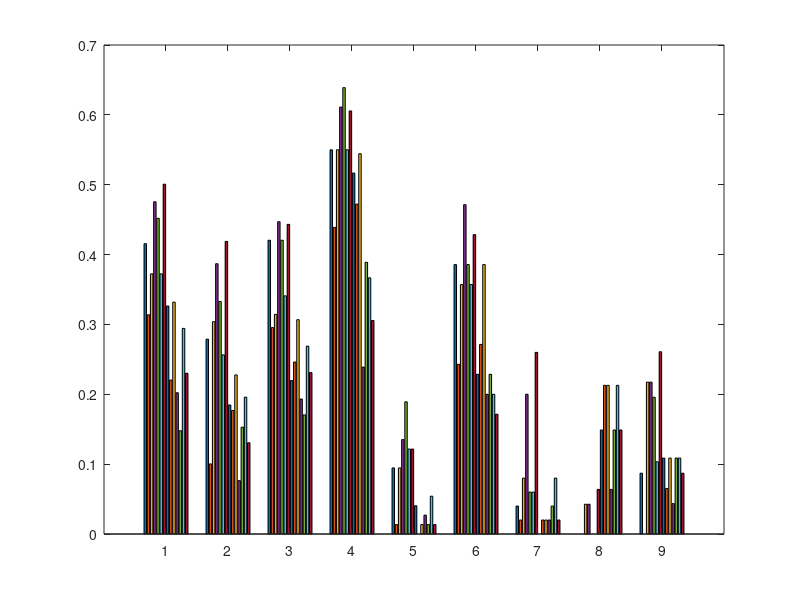

MATLAB code to generate this figure: (Note: this script raises an error after producing the figure.)
% %Top-1 Reuse
% accuracies = [0.6303 0.5053 0.5440 0.6426 0.6778 0.5933 0.6637 0.5772 0.4771 0.6039 0.3539 0.3785 0.4595 0.3856;
%     0.1115 0.0402 0.2074 0.2941 0.1734 0.1331 0.3220 0.0402 0.0310 0.0526 0.0310 0.0372 0.1053 0.0681;
%     0.5684 0.4487 0.4943 0.5913 0.5684 0.4810 0.6065 0.4753 0.4259 0.5304 0.2738 0.3137 0.3156 0.2338;
%     0.0267 0.0400 0.0667 0.0667 0.0267 0.0400 0.0667 0.04 0.1467 0.1467 0.2133 0.16 0.4533 0.48];

% %Top-5 Reuse
% accuracies = [0.8257 0.6585 0.7887 0.8750 0.7993 0.6919 0.8081 0.7095 0.6320 0.7430 0.5 0.5423 0.6444 0.5299;
%     0.2508 0.0805 0.3932 0.5201 0.3003 0.2136 0.4334 0.0867 0.1331 0.1424 0.0743 0.096 0.2353 0.1207;
%     0.7548 0.5741 0.7034 0.8232 0.7072 0.5779 0.7395 0.6008 0.5570 0.6616 0.4068 0.4886 0.5 0.3745;
%     0.04 0.0667 0.12 0.1467 0.04 0.04 0.1333 0.1333 0.3067 0.3067 0.28 0.2667 0.6400 0.5867];

% l = cell(1,4);
% l{1} = 'Direct Reuse';
% l{2} = 'Partial Reuse';
% l{3} = 'Background';
% l{4} = 'Remake';

%Top-1 Manipulations.
accuracies = [0.4156 0.3138 0.3724 0.4756 0.4519 0.3724 0.5007 0.3264 0.2204 0.3319 0.2022 0.1478 0.2943 0.2301;
    0.2789 0.1003 0.3039 0.3869 0.3328 0.2564 0.4188 0.1847 0.1768 0.2277 0.0764 0.1529 0.1959 0.1306;
    0.4205 0.2955 0.3144 0.4470 0.4205 0.3409 0.4432 0.2197 0.2462 0.3068 0.1932 0.1705 0.2689 0.2311;
    0.5500 0.4389 0.5500 0.6111 0.6389 0.5500 0.6056 0.5167 0.4722 0.5444 0.2389 0.3889 0.3667 0.3056;
    0.0946 0.0135 0.0946 0.1351 0.1892 0.1216 0.1216 0.0405 0.0 0.0135 0.0270 0.0135 0.0541 0.0135;
    0.3857 0.2429 0.3571 0.4714 0.3857 0.3571 0.4286 0.2286 0.2714 0.3857 0.2 0.2286 0.2 0.1714;
    0.04 0.02 0.08 0.2 0.06 0.06 0.26 0.0 0.02 0.02 0.02 0.04 0.08 0.02;
    0.0 0.0 0.0426 0.0426 0.0 0.0 0.0638 0.1489 0.2128 0.2128 0.0638 0.1489 0.2128 0.1489;
    0.087 0.0 0.2174 0.2174 0.1957 0.1034 0.2609 0.1087 0.0652 0.1087 0.0435 0.1087 0.1087 0.087;
    ];

% %Top-5 Manipulations.
% accuracies = [0.5969 0.4156 0.5774 0.7099 0.5858 0.4658 0.6206 0.4477 0.3724 0.4728 0.3068 0.2873 0.4603 0.3417;
%     0.4522 0.2038 0.5143 0.6401 0.4713 0.3392 0.5589 0.3153 0.3248 0.3615 0.1592 0.2866 0.3662 0.2357;
%     0.5985 0.4242 0.5227 0.6780 0.5568 0.4470 0.5795 0.3447 0.4167 0.4508 0.3030 0.2992 0.4318 0.3106;
%     0.7778 0.5889 0.7611 0.8278 0.75 0.6389 0.7611 0.6056 0.6056 0.6778 0.3833 0.5 0.5333 0.4333;
%     0.2027 0.0676 0.1622 0.2297 0.2568 0.2297 0.2162 0.0676 0.0541 0.0676 0.0541 0.0541 0.1757 0.0541;
%     0.5 0.3714 0.5714 0.6471 0.5 0.4714 0.6 0.4286 0.4286 0.4571 0.2571 0.4143 0.4 0.2571;
%     0.16 0.04 0.26 0.44 0.2 0.18 0.34 0.02 0.08 0.12 0.04 0.1 0.12 0.08;
%     0.0213 0.0638 0.0638 0.1489 0.0213 0.0213 0.1064 0.3191 0.3291 0.3617 0.1489 0.2128 0.3404 0.2128;
%     0.2609 0.1087 0.3696 0.5217 0.2391 0.2609 0.4565 0.2174 0.1957 0.2609 0.0870 0.2826 0.1957 0.1739;
%     ];

l = cell(1,9);
l{1} = 'Color Manipulation';
l{2} = 'Translation';
l{3} = 'Texture Manipulation';
l{4} = 'Text Overlay';
l{5} = 'Rotation';
l{6} = 'Aspect Ratio Change';
l{7} = 'Alpha Blending';
l{8} = 'Mirroring';
l{9} = 'Duplication';

h = bar(accuracies);
colormap(parula(14));
grid on
ylabel('Top-1 Retrieval Accuracy','fontweight','bold')
leg = cell(1,14);
leg{1} = 'SIFT+RANSAC(Sparse)';
leg{2} = 'SIFT+RANSAC(Dense)';
leg{3} = 'CSIFT+RANSAC(Sparse)';
leg{4} = 'OpponentSIFT+RANSAC(Sparse)';
leg{5} = 'Salient+SIFT+RANSAC(Only originals)';
leg{6} = 'Salient+SIFT+RANSAC(All images)';
leg{7} = 'Salient+OpponentSIFT+RANSAC(Only originals)';
leg{8} = 'SIFT+BoW(Dense)';
leg{9} = 'CSIFT+BoW(Dense)';
leg{10} = 'OPPONENTSIFT+BoW(Dense)';
leg{11} = 'HoG';
leg{12} = 'Color Histograms';
leg{13} = 'FC7-ImageNet';
leg{14} = 'FC6-ImageNet';

legend(h,leg);
set(gca,'xticklabel', l); 